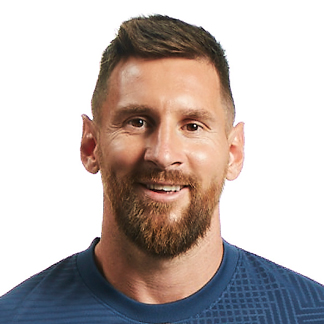
#> input picture DataScience-CelebrityFaceRecognition/model/test_images/messi1.jpg, 324 x 324 px
$ jupyter execute --allow-errors new_sports_1.ipynb   (shell and % lines are left out)
#> lines starting #> are read from the running program, lines starting #| are printed output that depends on the picture; after the words box and inside, x2 and y2 are one past the last pixel; in counts of white or black regions, pixels touching at a corner belong together
[cell 1]
import numpy as np
import cv2, warnings, matplotlib
import matplotlib.pyplot as plt
warnings.filterwarnings('ignore', '.*do not*')

[cell 2]
img = cv2.imread('./test_images/messi1.jpg')
#> img is the input picture: shape (324, 324, 3); mean B, G, R 176.5, 180.1, 190.7

[cell 3]
img.shape
#> Out = (324, 324, 3)

[cell 4]
plt.imshow(img)

[cell 5]
#convert bgr into rgb using cv2
img_rgb = cv2.cvtColor(img, cv2.COLOR_BGR2RGB)
plt.imshow(img_rgb)

[cell 6]
#bgr converted to rgb
plt.imshow(img[:,:,::-1])

[cell 7]
gray = cv2.cvtColor(img, cv2.COLOR_BGR2GRAY)
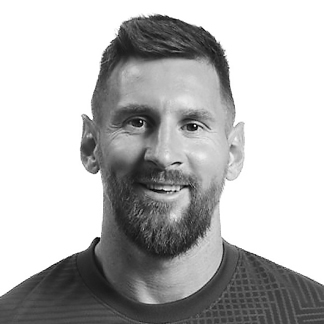
#> gray: shape (324, 324); min 1, max 255, mean 182.9
plt.imshow(gray, cmap='gray')

[cell 8]
gray.shape  #two dimensional
#> Out = (324, 324)

[cell 9]
#detect x,y,w,h
face_cascade = cv2.CascadeClassifier('./opencv/haarcascades/haarcascade_frontalface_default.xml')
eye_cascade = cv2.CascadeClassifier('./opencv/haarcascades/haarcascade_eye.xml')
faces = face_cascade.detectMultiScale(gray, 1.3, 5)
#> faces = [[83, 60, 164, 164]]
faces
#> Out = [[83, 60, 164, 164]]

[cell 10]
(x,y,w,h) = faces[0]
#> x = 83; y = 60; w = 164; h = 164
f'{x= }, {y= }, {w= }, {h= }'
#> Out = 'x= 83, y= 60, w= 164, h= 164'

[cell 11]
face_img = cv2.rectangle(img, (x,y),(x+w,y+h),(255,0,0),2)
plt.imshow(face_img)

[cell 12]
cv2.destroyAllWindows()
for (x,y,w,h) in faces:
    face_img = cv2.rectangle(img, (x,y), (x+w, y+h), (255,0,0), 1)
    roi_gray = gray[y:y+h, x:x+w]
    roi_color = face_img[y:y+h, x:x+w]
    eyes = eye_cascade.detectMultiScale(roi_gray)
    for (ex, ey, ew, eh) in eyes:
        cv2.rectangle(roi_color, (ex, ey), (ex+ew, ey+eh), (0,255,0), 1)
#> this loop made 1 pass
#> (x, y, w, h, eyes) on pass 1: (83, 60, 164, 164, [[34, 42, 42, 42], [86, 45, 40, 40]])
#> pass 1, `roi_gray = gray[y:y+h, x:x+w]`:
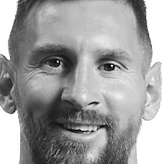
#> roi_gray: shape (164, 164); min 1, max 255, mean 157.2
#> pass 1, `roi_color = face_img[y:y+h, x:x+w]`:
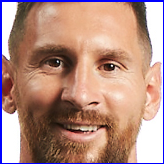
#> roi_color: shape (164, 164, 3); mean B, G, R 129.5, 141.4, 179.9
#> after the loop:
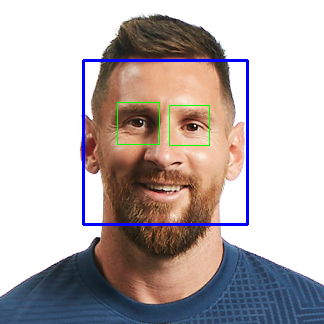
#> img: shape (324, 324, 3); mean B, G, R 177.6, 177, 186.2
#> after the loop:
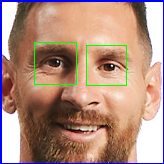
#> roi_color: shape (164, 164, 3); 1.22% of pixels changed, all inside (x1, y1, x2, y2) = (34, 42, 127, 86)

plt.figure()
plt.imshow(face_img, cmap='gray')
plt.show()

[cell 13]
plt.imshow(roi_color, cmap='gray')

[cell 14]
cropped_img = np.array(roi_color)
cropped_img.shape
#> Out = (164, 164, 3)

[cell 15]
#wavelet transform
import pywt, cv2

def w2d(img, mode='haar', level=1):
#> called with mode = 'db1', level = 5
    imArray = img
    #Datatype conversions
    #convert to grayscale, step-1
    imArray = cv2.cvtColor(imArray,cv2.COLOR_RGB2GRAY)
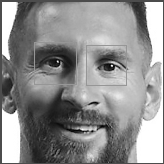
#> imArray: shape (164, 164); min 0, max 255, mean 142.1
    #convert to float, step-2
    imArray =  np.float32(imArray)
    imArray /= 255;
    # compute coefficients
    coeffs = pywt.wavedec2(imArray, mode, level=level)
#> coeffs = 6 items

    #Process Coefficients
    coeffs_H = list(coeffs)
#> coeffs_H = 6 items
    coeffs_H[0] *= 0;

    # reconstruction
    imArray_H = pywt.waverec2(coeffs_H, mode);
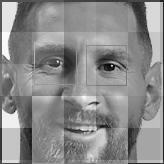
#> imArray_H: shape (164, 164) float32; min -0.671, max 0.56, mean 1.03e-09; drawn with min black and max white
    imArray_H *= 255;
    imArray_H =  np.uint8(imArray_H)
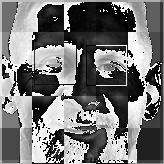
#> imArray_H: shape (164, 164); min 0, max 255, mean 118.1
    return imArray_H

[cell 16]
im_har = w2d(cropped_img, 'db1', 5)
plt.imshow(im_har, cmap='gray')

[cell 17]
def get_cropped_image_if_2_eyes(image_path):
    img = cv2.imread(image_path)
    gray = cv2.cvtColor(img, cv2.COLOR_BGR2RGB)
    faces = face_cascade.detectMultiScale(gray, 1.3, 5)
    for (x,y,w,h) in faces:
        roi_gray = gray[y:y+h, x:x+w]
        roi_color = img[y:y+h, x:x+w]
        eyes = eye_cascade.detectMultiScale(roi_gray)
        if len(eyes) >= 2:
            return roi_color

[cell 18]
original_image = cv2.imread('./test_images/messi1.jpg')
plt.imshow(original_image)

[cell 19]
#unuseful image
orig_image_obstructed = cv2.imread('./test_images/messi2.jpg')
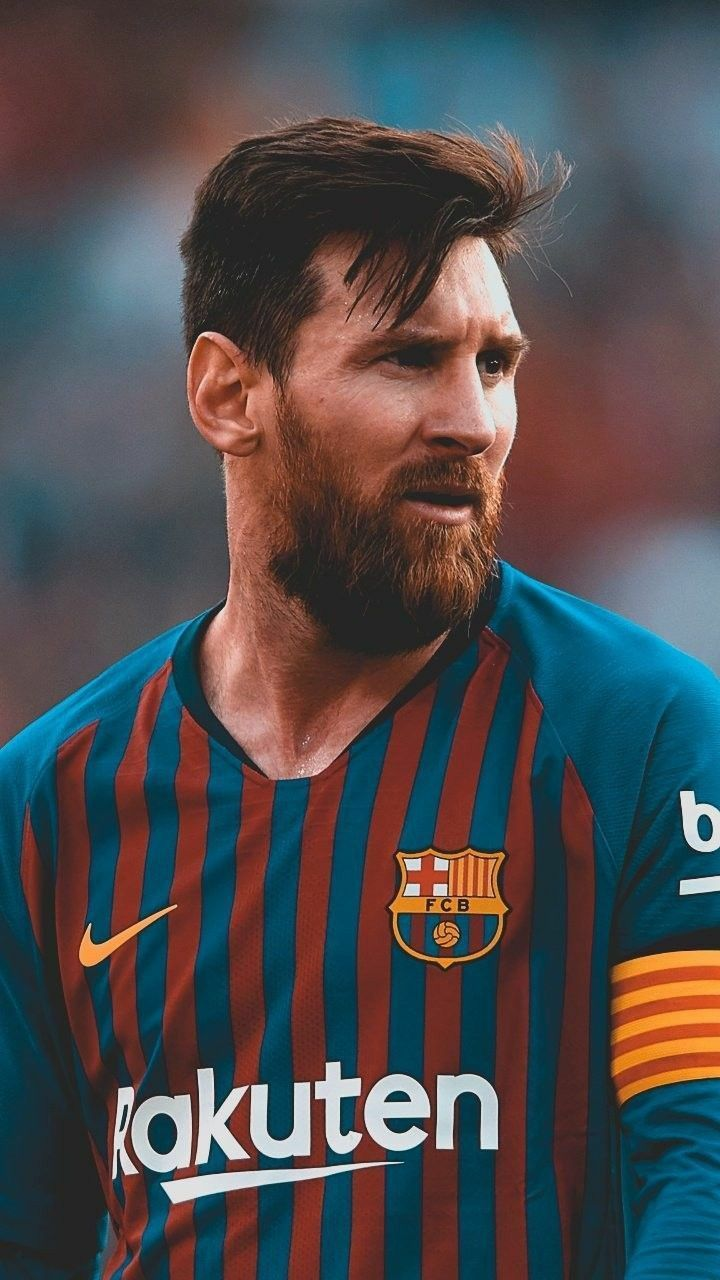
#> input picture DataScience-CelebrityFaceRecognition/model/test_images/messi2.jpg, 720 x 1280 px
#> orig_image_obstructed is the input picture: shape (1280, 720, 3); mean B, G, R 78.7, 76.3, 79.1
plt.imshow(orig_image_obstructed)
